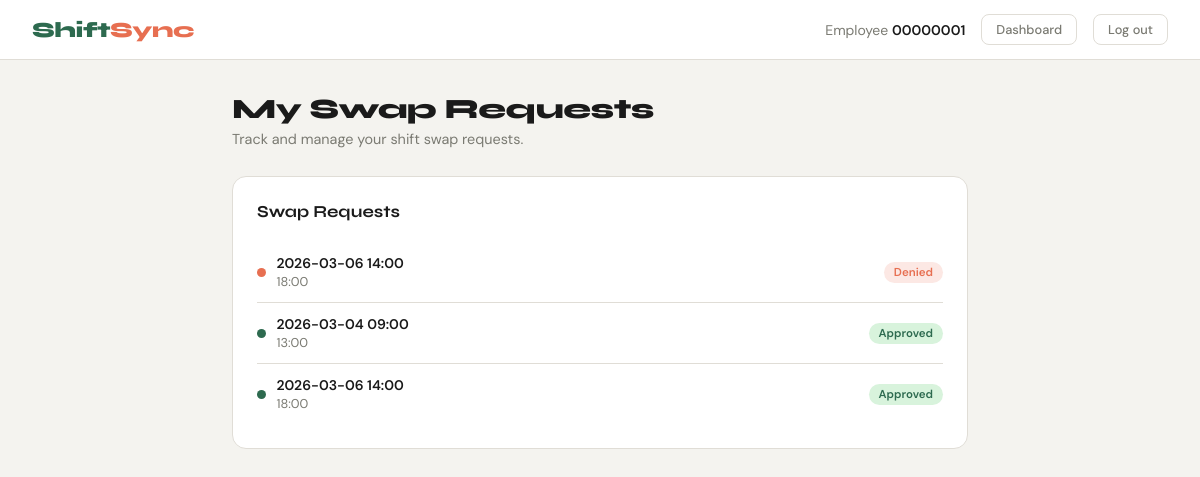
The page /swap-requests (signed in) on the database its author committed.
### tables this page shows
CREATE TABLE ShiftSwapRequests(
    RequestId INTEGER PRIMARY KEY NOT NULL,
    RequesterEmployeeId TEXT NOT NULL,
    ShiftId INTEGER NOT NULL,
    TargetEmployeeId TEXT,
    Reason TEXT,
    Status TEXT DEFAULT "pending",
    CreatedAt TEXT,
    FOREIGN KEY (RequesterEmployeeId) REFERENCES EmployeeInfo(EmployeeId),
    FOREIGN KEY (ShiftId) REFERENCES Shifts(ShiftId),
    FOREIGN KEY (TargetEmployeeId) REFERENCES EmployeeInfo(EmployeeId));

CREATE TABLE Shifts(
    ShiftId INTEGER PRIMARY KEY NOT NULL,
    EmployeeId TEXT NOT NULL,
    ShiftDate TEXT NOT NULL, 
    StartTime TEXT NOT NULL, 
    EndTime TEXT NOT NULL, 
    FOREIGN KEY (EmployeeId) REFERENCES EmployeeInfo(EmployeeId));

### main.py (the view)
@app.route('/swap-requests')
def swap_requests():
    if 'EmployeeId' not in session:
        return redirect(url_for('login'))
    user_id = session['EmployeeId']
    try:
        with sql.connect("ShiftSyncDB.db") as con:
            cur = con.cursor()
            cur.execute("""
                SELECT r.RequestId, s.ShiftDate, s.StartTime, s.EndTime,
                       r.TargetEmployeeId, r.Status
                FROM ShiftSwapRequests r
                JOIN Shifts s ON r.ShiftId = s.ShiftId
                WHERE r.RequesterEmployeeId=?
                ORDER BY r.CreatedAt DESC
            """, (user_id,))
            requests = cur.fetchall()
    except Exception:
        requests = []
    return render_template("swap_requests.html", requests=requests, user=user_id)

### templates/swap_requests.html (shortened to what this page needs)
<!doctype html>
<html lang="en">
  <head>
  </head>
<body>
<nav>
  <div class="nav-logo">Shift<span>Sync</span></div>
  <div class="nav-right">
    <span class="nav-greeting">Employee <strong>{{ user }}</strong></span>
    <a href="{{ url_for('dashboard') }}" class="btn-nav">Dashboard</a>
    <a href="{{ url_for('logout') }}" class="btn-nav">Log out</a>
  </div>
</nav>
<main>
  <div class="page-header">
    <h1>My Swap Requests</h1>
    <p>Track and manage your shift swap requests.</p>
  </div>
  <div class="card">
    <div class="card-title">Swap Requests</div>
    {% if requests %}
      <ul class="swap-list">
        {% for r in requests %}
          <li class="swap-item">
            <div class="swap-info">
              <span class="swap-dot dot-{{ r[5] }}"></span>
              <div>
                <div class="swap-label">{{ r[1] }} {{ r[2] }}</div>
                <div class="swap-sub">{{ r[3] }}</div>
              </div>
            </div>
            <div class="swap-right">
              {% if r[5] == 'pending' %}
                <span class="badge badge-pending">Pending</span>
              {% elif r[5] == 'approved' %}
                <span class="badge badge-approved">Approved</span>
              {% elif r[5] == 'denied' %}
                <span class="badge badge-denied">Denied</span>
              {% elif r[5] == 'cancelled' %}
                <span class="badge badge-cancelled">Cancelled</span>
              {% else %}
                <span class="badge badge-cancelled">{{ r[5] }}</span>
              {% endif %}
            </div>
          </li>
        {% endfor %}
      </ul>
    {% else %}
      <p class="empty-msg">No swap requests yet.</p>
    {% endif %}
  </div>
</main>
</body>
</html>

### templates/swap_requests.html (style rules this page uses)
*, *::before, *::after { box-sizing: border-box; margin: 0; padding: 0; }
:root { --bg: #f4f3ef; --surface: #ffffff; --border: #e0ddd6; --accent: #2d6a4f; --accent-light: #d8f3dc; --accent2: #e76f51; --text: #1a1a1a; --muted: #7a7a72; --radius: 14px; }
body { font-family: 'DM Sans', sans-serif; background: var(--bg); color: var(--text); min-height: 100vh; display: flex; flex-direction: column; }
nav { background: var(--surface); border-bottom: 1.5px solid var(--border); padding: 0 2rem; height: 60px; display: flex; align-items: center; justify-content: space-between; position: sticky; top: 0; z-index: 100; }
.nav-logo { font-family: 'Syne', sans-serif; font-size: 1.35rem; font-weight: 800; color: var(--accent); letter-spacing: -0.5px; }
.nav-logo span { color: var(--accent2); }
.nav-right { display: flex; align-items: center; gap: 1rem; }
.nav-greeting { font-size: 0.875rem; color: var(--muted); }
.nav-greeting strong { color: var(--text); font-weight: 600; }
.btn-nav { background: transparent; border: 1.5px solid var(--border); border-radius: 8px; padding: 6px 14px; font-family: 'DM Sans', sans-serif; font-size: 0.8rem; font-weight: 500; color: var(--muted); cursor: pointer; transition: all 0.2s; text-decoration: none; }
main { flex: 1; padding: 2rem; max-width: 800px; width: 100%; margin: 0 auto; }
.page-header { margin-bottom: 1.75rem; }
.page-header h1 { font-family: 'Syne', sans-serif; font-size: 1.75rem; font-weight: 800; letter-spacing: -0.5px; }
.page-header p { color: var(--muted); font-size: 0.9rem; margin-top: 0.25rem; }
.card { background: var(--surface); border: 1.5px solid var(--border); border-radius: var(--radius); padding: 1.5rem; margin-bottom: 1.5rem; }
.card-title { font-family: 'Syne', sans-serif; font-size: 1.05rem; font-weight: 700; margin-bottom: 1.25rem; }
.swap-list { list-style: none; }
.swap-item { display: flex; align-items: center; justify-content: space-between; gap: 1rem; padding: 0.75rem 0; border-bottom: 1px solid var(--border); }
.swap-item:last-child { border-bottom: none; }
.swap-info { display: flex; align-items: center; gap: 0.65rem; }
.swap-dot { width: 9px; height: 9px; border-radius: 50%; flex-shrink: 0; }
.dot-approved { background: var(--accent); }
.dot-denied { background: var(--accent2); }
.swap-label { font-weight: 600; font-size: 0.875rem; }
.swap-sub { font-size: 0.8rem; color: var(--muted); margin-top: 1px; }
.swap-right { display: flex; align-items: center; gap: 0.6rem; flex-shrink: 0; }
.badge { display: inline-block; padding: 3px 10px; border-radius: 20px; font-size: 0.72rem; font-weight: 600; }
.badge-approved { background: var(--accent-light); color: var(--accent); }
.badge-denied { background: #fce8e4; color: var(--accent2); }

### rows shown on the page
ShiftSwapRequests: ShiftDate "2026-03-06", StartTime "14:00", EndTime "18:00", Status "Denied"
ShiftSwapRequests: ShiftDate "2026-03-04", StartTime "09:00", EndTime "13:00", Status "Approved"
ShiftSwapRequests: ShiftDate "2026-03-06", StartTime "14:00", EndTime "18:00", Status "Approved"

### other values the page prints
{{ user }} "00000001"
